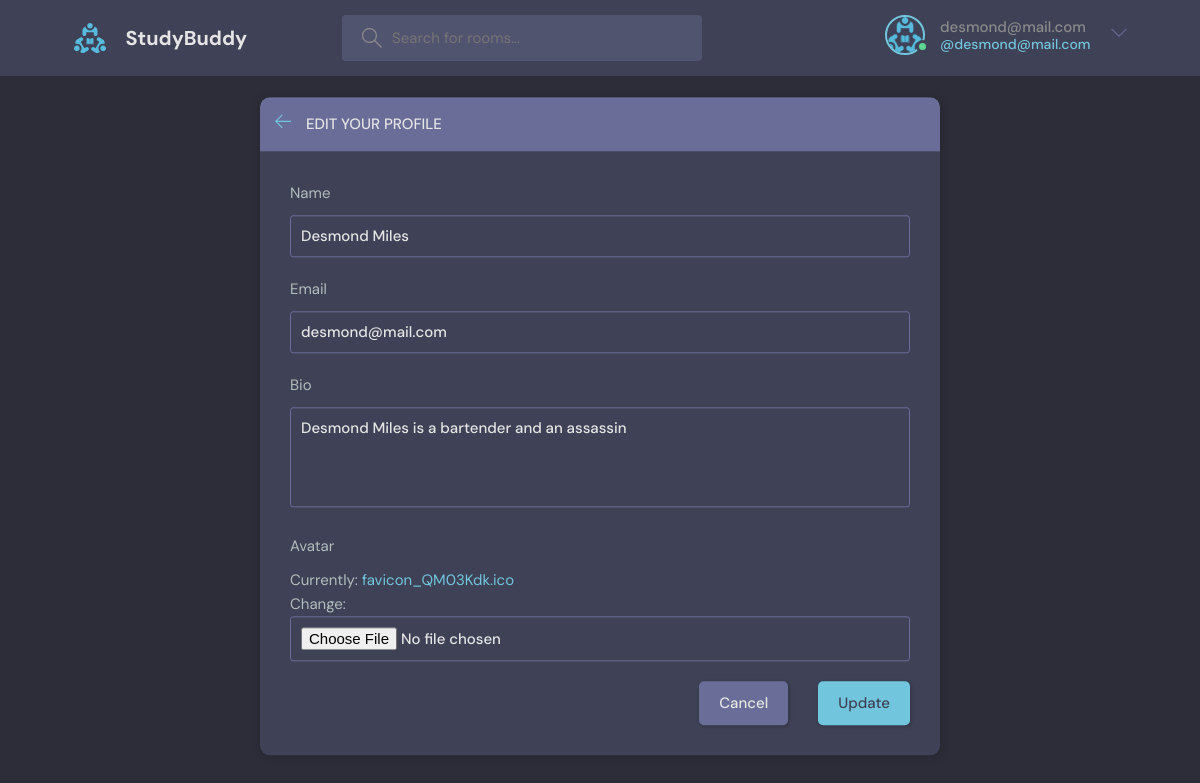
The page /edit_profile/1 (signed in) on the database its author committed.
### base/models.py (models this page shows)
class User(AbstractUser):
    name = models.CharField(max_length=200, null=True)
    email = models.EmailField(unique=True)
    bio = models.TextField(null=True)
    avatar = models.ImageField(null=True, default="avatar.svg")
    USERNAME_FIELD = 'email'
    REQUIRED_FIELDS = []

### base/views.py (the view, shortened to what this page needs)
# urls.py: path('edit_profile/<str:pk>', views.editProfile, name="edit_profile"),
@login_required(login_url='login')
def editProfile(request,pk):
    user=User.objects.get(id=pk)
    if request.user != user:
        return HttpResponse('fuck off')
    form = UserForm(instance=user)
    context={'user':user, 'form':form}
    return render(request, 'base/edit-user.html', context)

### base/forms.py
class UserForm(ModelForm):
    class Meta:
        model = User
        fields = ['name', 'email', 'bio', 'avatar']

### base/templates/base/edit-user.html (shortened to what this page needs)
{% extends 'main.html' %} {% block content %}
<main class="update-account layout">
        <div class="container">
            <div class="layout__box">
                <div class="layout__boxHeader">
                    <div class="layout__boxTitle">
                        <a href="{{request.META.HTTP_REFERER}}">
                            <svg version="1.1" xmlns="http://www.w3.org/2000/svg" width="32" height="32"
                                viewBox="0 0 32 32">
                                <title>arrow-left</title>
                                <path
                                    d="M13.723 2.286l-13.723 13.714 13.719 13.714 1.616-1.611-10.96-10.96h27.625v-2.286h-27.625l10.965-10.965-1.616-1.607z">
                                </path>
                            </svg>
                        </a>
                        <h3>Edit your profile</h3>
                    </div>
                </div>
                <div class="layout__body">
                    <form class="form" action="" method="POST" enctype="multipart/form-data">
                {% for i in form %}
                <div class="form__group">
                <label for="email">{{i.label}}</label>
                {{i}}
                </div>
                {% endfor %}
                        <div class="form__action">
                            <a class="btn btn--dark" href="{{request.META.HTTP_REFERER}}">Cancel</a>
                            <button class="btn btn--main" type="submit">Update</button>
                        </div>
                    </form>
                </div>
            </div>
        </div>
    </main>
    {% endblock content %}

### templates/navbar.html (shortened to what this page needs)
{% load static %}
<header class="header header--loggedIn">
  <div class="container">
    <a href="/" class="header__logo">
      <img src="{% static 'images/logo.svg' %}" />
      <h1>StudyBuddy</h1>
    </a>
    <form method="GET" action="{% url 'home' %}" class="header__search">
      <label>
        <input type="text" name="q" placeholder="Search for rooms..." />
      </label>
    </form>
    <nav class="header__menu">
      {% if request.user.is_authenticated %}
      <div class="header__user">
        <a href="{% url 'profile' request.user.id %}">
          <div class="avatar avatar--medium active">
            {% if request.user.avatar.url != None %}
            <img src="{{request.user.avatar.url}}" />
            {% endif %}
          </div>
          <p>{{request.user}} <span>@{{request.user}}</span></p>
        </a>
        <button class="dropdown-button">
          <svg
            version="1.1"
            xmlns="http://www.w3.org/2000/svg"
            width="32"
            height="32"
            viewBox="0 0 32 32"
          >
            <title>chevron-down</title>
            <path d="M16 21l-13-13h-3l16 16 16-16h-3l-13 13z"></path>
          </svg>
        </button>
      </div>
        {% else %}
        <a href="{% url 'login' %}">
          <img src="{% static 'images/avatar.svg' %}" />
          <p>Login</p>
        </a>
        {% endif %}
    </nav>
  </div>
</header>

### rows shown on the page
User: user.avatar (picture), user "desmond@mail.com", form "Desmond Miles" "desmond@mail.com" "Desmond Miles is a bartender and an assassin"

### other values the page prints
{{ i.label }} "Name" "Email" "Bio" "Avatar"
